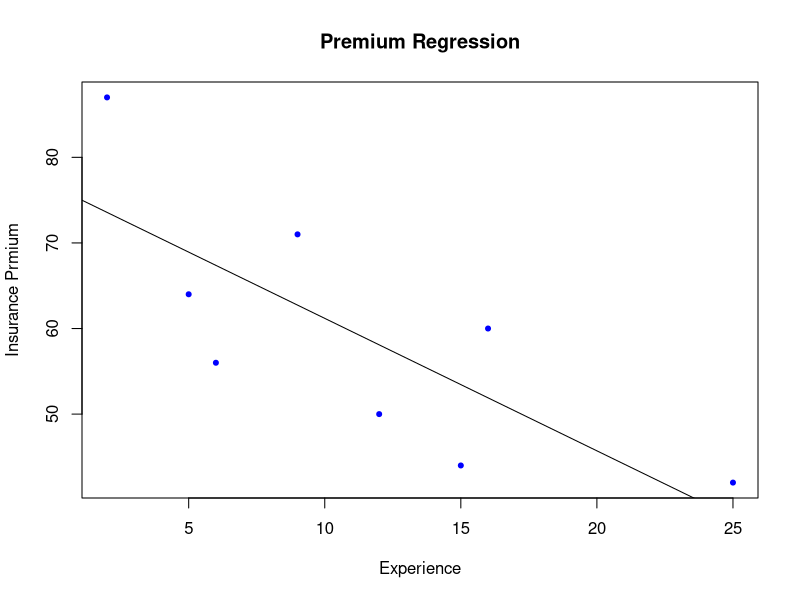

Here is the R script that generated this plot:
## ---- chunk 1
emp_data <- data.frame(
  driving_experience = c(5,2,12,9,15,6,25,16),
  insurance_premium = c(64,87,50,71,44,56,42,60)
)
emp_data
input1 <- emp_data[, c("driving_experience", "insurance_premium")]
de <- c(emp_data$driving_experience)
ip <- c(emp_data$insurance_premium)
model <- lm(ip ~ de, data = input1)
summary(model)
plot(de,ip,col= "Blue", main = "Premium Regression", abline(model), pch = 20, xlab ="Experience", ylab = "Insurance Prmium")
